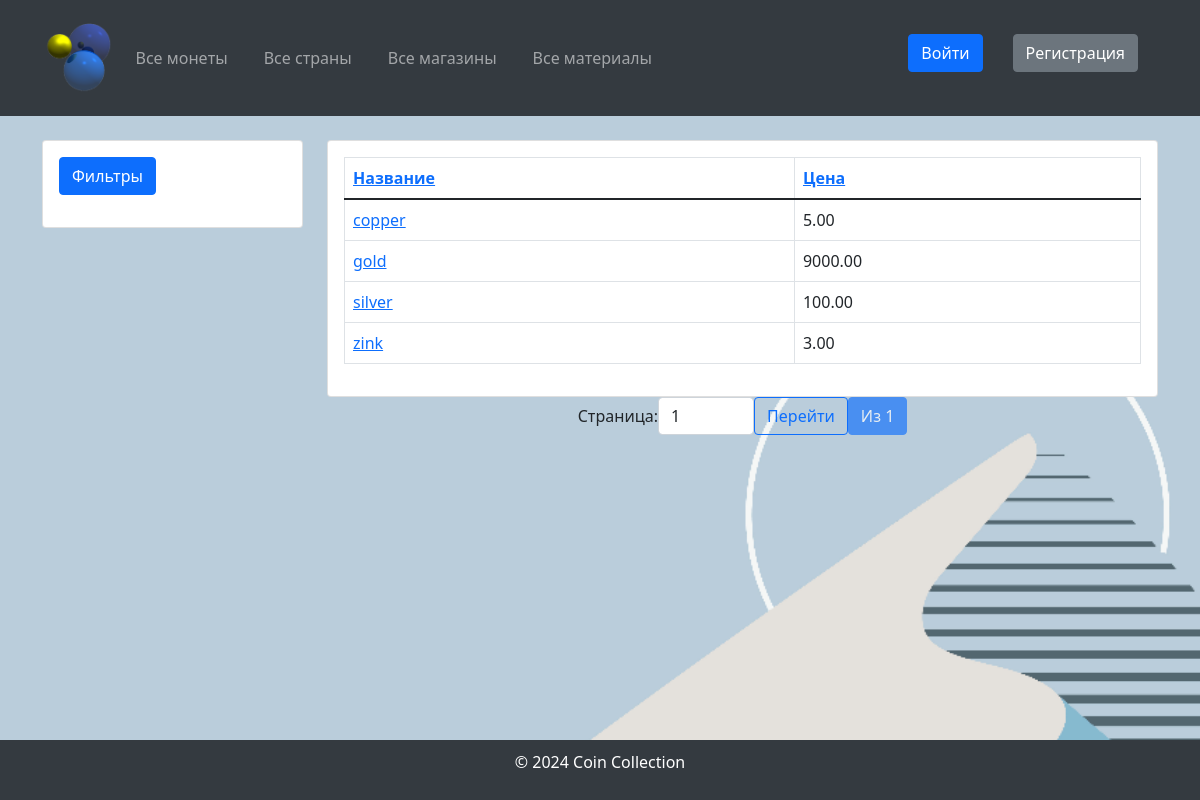
Page /material/ on the committed database.
### coindb/models.py (models this page shows, shortened)
class Material(models.Model):
    name = models.CharField(max_length=255, verbose_name="Material Name")
    price = models.DecimalField(max_digits=10, decimal_places=2, verbose_name="Material Price")
    class Meta:
        verbose_name = "Material"
        verbose_name_plural = "Materials"

### coindb/views.py (the view)
# urls.py: path('material/', views.MaterialListView.as_view(), name='material_list'),
class MaterialListView(ListView):
    model = Material
    template_name = 'material/material_list.html'
    context_object_name = 'materials'
    filterset_class = MaterialFilterSet
    paginate_by = 10
    def get_queryset(self):
        queryset = super().get_queryset()
        material_filter = MaterialFilterSet(self.request.GET, queryset=queryset)
        queryset = material_filter.qs
        sort_field = self.request.GET.get('sort', 'name')
        order = self.request.GET.get('order', 'asc')
        if order == 'desc':
            sort_field = f'-{sort_field}'
        queryset = queryset.order_by(sort_field)
        return queryset
    def get_context_data(self, **kwargs):
        context = super().get_context_data(**kwargs)
        queryset = self.get_queryset()
        paginator = Paginator(queryset, self.paginate_by)
        page_number = self.request.GET.get('page')
        page_obj = paginator.get_page(page_number)
        context['page_obj'] = page_obj
        context['filter'] = MaterialFilterSet(self.request.GET, queryset=queryset)
        return context

### templates/material/material_list.html (shortened to what this page needs)
{% extends 'base.html' %}
{% block sidebar %}
    <div class="col-md-12 mb-4">
        <div class="card">
            <div class="card-body">
                <button class="btn btn-primary mb-3" type="button" data-bs-toggle="collapse"
                        data-bs-target="#filterCollapse" aria-expanded="false" aria-controls="filterCollapse">
                    Фильтры
                </button>
            </div>
        </div>
    </div>
{% endblock %}
{% block content %}
    <div class="card">
        <div class="card-body">
            <table class="table table-bordered">
                <thead>
                <tr>
                    <th>
                        <a href="?sort=name{% if request.GET.sort == 'name' and request.GET.order != 'desc' %}&order=desc{% endif %}">
                            Название
                        </a>
                    </th>
                    <th>
                        <a href="?sort=price{% if request.GET.sort == 'price' and request.GET.order != 'desc' %}&order=desc{% endif %}">
                            Цена
                        </a>
                    </th>
                </tr>
                </thead>
                <tbody>
                {% for material in materials %}
                    <tr>
                        <td><a href="{% url 'material_detail' material.id %}">{{ material.name }}</a></td>
                        <td>{{ material.price }}</td>
                    </tr>
                {% empty %}
                    <tr>
                        <td colspan="2" class="text-center">Материалы не найдены</td>
                    </tr>
                {% endfor %}
                </tbody>
            </table>
        </div>
    </div>
    <div class="pagination justify-content-center">
        <form method="get" class="d-inline-flex align-items-center">
            <label for="page-input" class="mr-2">Страница:</label>
            <input type="number" id="page-input" name="page" value="{{ page_obj.number }}" min="1"
                   max="{{ page_obj.paginator.num_pages }}" class="form-control w-auto" style="width: 80px;">
            <button type="submit" class="btn btn-outline-primary ml-2">Перейти</button>
        </form>
        <span class="btn btn-primary disabled ml-2">Из {{ page_obj.paginator.num_pages }}</span>
    </div>
{% endblock %}

### templates/base.html (style rules this page uses)
body, html { display: flex; flex-direction: column; min-height: 100vh; margin: 0; }
body { background-image: url("/media/background.png"); background-size: cover; background-repeat: no-repeat; background-position: center; }

### rows in the picture
Material: name "copper", price "5.00"
Material: name "gold", price "9000.00"
Material: name "silver", price "100.00"
Material: name "zink", price "3.00"

### other values in the picture
{{ page_obj.paginator.num_pages }} "1"
